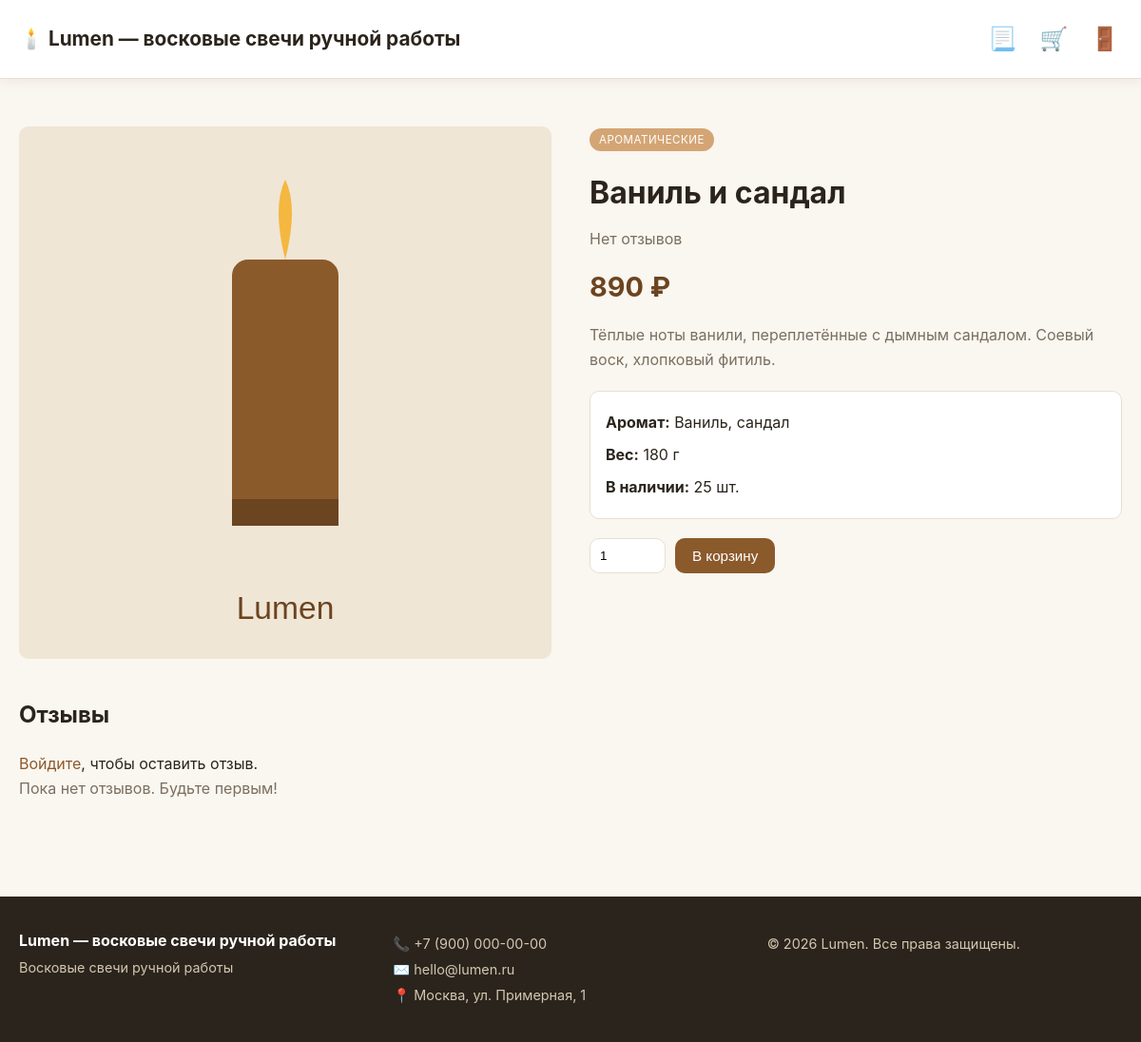
Screenshot of /product.php?id=1 with the database file from the repository.
### tables this page shows
CREATE TABLE IF NOT EXISTS products (
    id INT AUTO_INCREMENT PRIMARY KEY,
    category_id INT,
    name VARCHAR(200) NOT NULL,
    description TEXT,
    price DECIMAL(10,2) NOT NULL,
    stock INT DEFAULT 0,
    image VARCHAR(255),
    aroma VARCHAR(100),
    weight INT,
    active TINYINT(1) DEFAULT 1,
    created_at TIMESTAMP DEFAULT CURRENT_TIMESTAMP,
    FOREIGN KEY (category_id) REFERENCES categories(id) ON DELETE SET NULL
);

CREATE TABLE IF NOT EXISTS categories (
    id INT AUTO_INCREMENT PRIMARY KEY,
    name VARCHAR(100) NOT NULL,
    slug VARCHAR(100) UNIQUE NOT NULL
);

### includes/db.php (called while the page is built)
<?php
$cfg = require __DIR__ . '/../config.php';
$dsn = "mysql:host={$cfg['db']['host']};dbname={$cfg['db']['dbname']};charset={$cfg['db']['charset']}";
try {
    $pdo = new PDO($dsn, $cfg['db']['user'], $cfg['db']['pass'], [
        PDO::ATTR_ERRMODE => PDO::ERRMODE_EXCEPTION,
        PDO::ATTR_DEFAULT_FETCH_MODE => PDO::FETCH_ASSOC,
        PDO::ATTR_EMULATE_PREPARES => false,
    ]);
} catch (PDOException $e) {
    die('Ошибка подключения к БД: ' . htmlspecialchars($e->getMessage()));
}
function db(): PDO {
    static $instance = null;
    if ($instance === null) {
        global $pdo;
        $instance = $pdo;
    }
    return $instance;
}

### includes/functions.php (called while the page is built, shortened)
<?php
require_once __DIR__ . '/db.php';
function e($s){ return htmlspecialchars((string)$s, ENT_QUOTES, 'UTF-8'); }
function setting(string $key, $default = '') {
    static $cache = null;
    if ($cache === null) {
        $rows = db()->query("SELECT `key`, value FROM settings")->fetchAll();
        $cache = [];
        foreach ($rows as $r) $cache[$r['key']] = $r['value'];
    }
    return $cache[$key] ?? $default;
}
function current_user() {
    return $_SESSION['user'] ?? null;
}
function product_image($img) {
    return 'assets/placeholder.svg';
}
function money($v) {
    return number_format((float)$v, 0, ',', ' ') . ' ' . setting('currency', '₽');
}

### product.php (the view, shortened to what this page needs)
<?php
require_once __DIR__ . '/includes/functions.php';
$id = (int)($_GET['id'] ?? 0);
$stmt = db()->prepare("SELECT p.*, c.name AS category_name FROM products p LEFT JOIN categories c ON p.category_id=c.id WHERE p.id=? AND p.active=1");
$stmt->execute([$id]);
$p = $stmt->fetch();
$rev = db()->prepare("SELECT COUNT(*) cnt, AVG(rating) avg FROM reviews WHERE product_id=? AND approved=1");
$rev->execute([$id]);
$rev = $rev->fetch();
$reviews = db()->prepare("SELECT r.*, u.name FROM reviews r JOIN users u ON r.user_id=u.id WHERE r.product_id=? AND r.approved=1 ORDER BY r.created_at DESC");
$reviews->execute([$id]);
$reviews = $reviews->fetchAll();
require __DIR__ . '/includes/header.php';
?>
<div class="product-detail">
  <div class="pd-image">
    <img src="<?= product_image($p['image']) ?>" alt="<?= e($p['name']) ?>">
  </div>
  <div class="pd-info">
    <?php if($p['category_name']): ?><span class="cat-tag"><?= e($p['category_name']) ?></span><?php endif; ?>
    <h1><?= e($p['name']) ?></h1>
    <div class="rating-summary">
      <?php if($rev['cnt']>0): ?>
        <?php for($i=1;$i<=5;$i++): ?><span class="<?= $i<=round($rev['avg'])?'star-filled':'star-empty' ?>">★</span><?php endfor; ?>
        <span><?= number_format($rev['avg'],1) ?> (<?= $rev['cnt'] ?>)</span>
      <?php else: ?>
        <span class="muted">Нет отзывов</span>
      <?php endif; ?>
    </div>
    <p class="big-price"><?= money($p['price']) ?></p>
    <p class="description"><?= nl2br(e($p['description'])) ?></p>
    <div class="specs">
      <?php if($p['aroma']): ?><div><strong>Аромат:</strong> <?= e($p['aroma']) ?></div><?php endif; ?>
      <?php if($p['weight']): ?><div><strong>Вес:</strong> <?= $p['weight'] ?> г</div><?php endif; ?>
      <div><strong>В наличии:</strong> <?= $p['stock'] ?> шт.</div>
    </div>
    <?php if($p['stock']>0): ?>
      <form method="post" action="/cart.php" class="add-to-cart-form">
        <input type="number" name="qty" value="1" min="1" max="<?= $p['stock'] ?>">
        <button class="btn btn-primary">В корзину</button>
      </form>
    <?php else: ?>
      <p class="out-of-stock">Товара нет в наличии</p>
    <?php endif; ?>
  </div>
</div>
<section class="reviews-section">
  <h2>Отзывы</h2>
  <?php if(current_user()): ?>
    <form method="post" class="review-form">
      <input type="hidden" name="csrf" value="<?= csrf_token() ?>">
      <input type="hidden" name="action" value="review">
      <div class="star-input" id="starInput">
        <?php for($i=1;$i<=5;$i++): ?>
          <span data-val="<?= $i ?>">★</span>
        <?php endfor; ?>
        <input type="hidden" name="rating" id="ratingInput" value="5" required>
      </div>
      <textarea name="comment" placeholder="Ваш отзыв..." required></textarea>
      <button class="btn btn-primary">Отправить отзыв</button>
    </form>
  <?php else: ?>
    <p><a href="/auth.php">Войдите</a>, чтобы оставить отзыв.</p>
  <?php endif; ?>
  <div class="reviews-list">
    <?php if(!$reviews): ?>
      <p class="muted">Пока нет отзывов. Будьте первым!</p>
    <?php else: foreach($reviews as $r): ?>
      <article class="review">
        <header>
          <strong><?= e($r['name']) ?></strong>
          <span class="stars"><?php for($i=1;$i<=5;$i++): ?><span class="<?= $i<=$r['rating']?'star-filled':'star-empty' ?>">★</span><?php endfor; ?></span>
          <time><?= date('d.m.Y', strtotime($r['created_at'])) ?></time>
        </header>
        <p><?= nl2br(e($r['comment'])) ?></p>
      </article>
    <?php endforeach; endif; ?>
  </div>
</section>
<?php require __DIR__ . '/includes/footer.php'; ?>

### assets/style.css (style rules this page uses)
:root { --bg:#faf6f0; --card:#fff; --text:#2a241c; --muted:#7a6f60; --primary:#8b5a2b; --primary-dark:#6b4420; --accent:#d4a574; --border:#e8dfd2; --success:#2d7a4f; --error:#b33a3a; --radius:10px; --shadow:0 2px 12px rgba(90,60,20,.08); }
* { box-sizing:border-box;margin:0;padding:0 }
body { font-family:-apple-system,BlinkMacSystemFont,'Segoe UI',Roboto,sans-serif;background:var(--bg);color:var(--text);line-height:1.6;min-height:100vh;display:flex;flex-direction:column }
a { color:var(--primary);text-decoration:none }
img { max-width:100%;display:block }
.cat-tag { display:inline-block;background:var(--accent);color:#fff;font-size:.72rem;padding:3px 10px;border-radius:12px;margin-bottom:8px;text-transform:uppercase;letter-spacing:.5px }
.btn { display:inline-block;padding:10px 18px;border:none;border-radius:var(--radius);font-size:.95rem;cursor:pointer;transition:all .2s;text-decoration:none;background:var(--border);color:var(--text) }
.btn-primary { background:var(--primary);color:#fff }
.product-detail { display:grid;grid-template-columns:1fr 1fr;gap:40px;margin:30px 0 }
.pd-image img { width:100%;border-radius:var(--radius);background:#eee;aspect-ratio:1;object-fit:cover }
.pd-info h1 { font-size:2rem;margin:10px 0 }
.big-price { font-size:1.8rem;font-weight:700;color:var(--primary-dark);margin:15px 0 }
.description { color:var(--muted);margin-bottom:20px }
.specs { background:var(--card);padding:16px;border-radius:var(--radius);margin-bottom:20px;border:1px solid var(--border) }
.specs div { padding:4px 0 }
.add-to-cart-form { display:flex;gap:10px;align-items:center }
.add-to-cart-form input[type=number] { width:80px;padding:10px;border:1px solid var(--border);border-radius:var(--radius) }
.rating-summary { display:flex;align-items:center;gap:6px;color:var(--muted);margin-bottom:8px }
.reviews-section { margin:40px 0 }
.reviews-section h2 { margin-bottom:20px }
.muted { color:var(--muted) }

### rows the page displays
products: category.name "АРОМАТИЧЕСКИЕ", name "Ваниль и сандал", price "890 ₽", description "Тёплые ноты ванили, переплетённые с дымным сандалом. Соевый воск, хлопковый фитиль.", aroma "Ваниль, сандал", weight "180", stock "25"

### other values shown
$shopName "Lumen — восковые свечи ручной работы"
setting('shop_name','Lumen') "Lumen — восковые свечи ручной работы"
setting('shop_phone','') "+7 (900) 000-00-00"
setting('shop_email','') "hello@lumen.ru"
setting('shop_address','') "Москва, ул. Примерная, 1"
